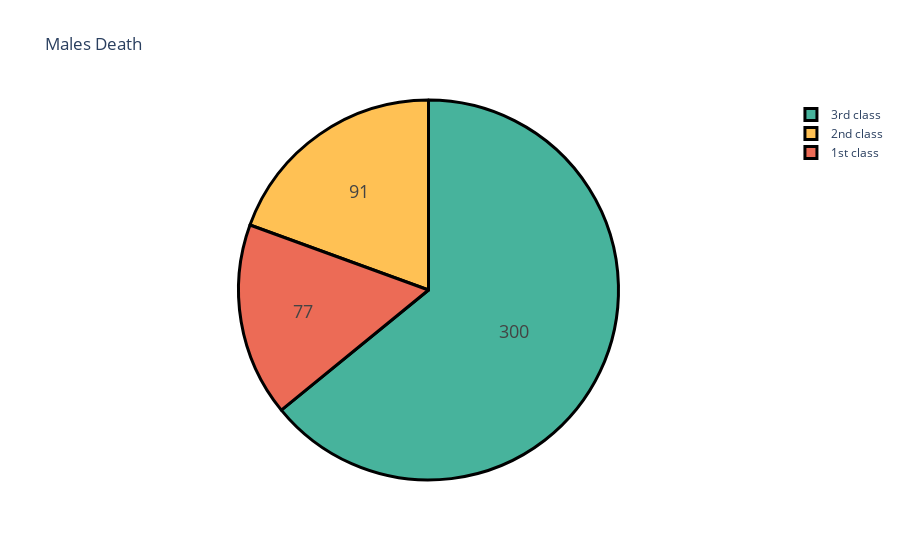

The notebook cell saved with this chart:
### Code cell
#Males Death

fig = go.Figure(data=[go.Pie(labels=['1st class','2nd class','3rd class'], values=[MD[0], MD[1], MD[2]])])
colors = [' #EC6B56', '#FFC154', '#47B39C']

fig.update_traces(hoverinfo='label+percent', textinfo='value',textfont_size=18,marker=dict(colors = colors, line=dict(color='black', width=3)))

fig.update_layout(title_text='Males Death')
fig.show()


#Females Death

fig = go.Figure(data=[go.Pie(labels=['1st class','2nd class','3rd class'], values=[FD[0], FD[1], FD[2]])])
colors = ['#FD6787', '#FFF44C', '#288EEB']

fig.update_traces(hoverinfo='label+percent', textinfo='value',textfont_size=18,marker=dict(colors = colors, line=dict(color='black', width=3)))

fig.update_layout(title_text='Females Death')
fig.show()


#Combined Summary
fig = go.Figure(data=[
    go.Bar(name='Males', x=['1st class', '2nd class', '3rd class'], y=[MD[0], MD[1], MD[2]]),
    go.Bar(name='Females', x=['1st class', '2nd class', '3rd class'], y=[FD[0], FD[1], FD[2]])
])
# Change the bar mode
fig.update_layout(barmode='group')
fig.update_layout(title_text='Death (Males VS Females)')
fig.update_layout(xaxis_title='Ticket class')
fig.update_layout(yaxis_title='Population')
fig.show()

### Figure 1 — Plotly figure (JSON) as saved in the notebook; plotly's stock layout.template omitted (floating-point values rounded to 4 significant figures)
{"data": [{"hoverinfo": "label+percent", "labels": ["1st class", "2nd class", "3rd class"], "marker": {"colors": [" #EC6B56", "#FFC154", "#47B39C"], "line": {"color": "black", "width": 3}}, "textfont": {"size": 18}, "textinfo": "value", "type": "pie", "values": [77, 91, 300]}], "layout": {"title": {"text": "Males Death"}}}
